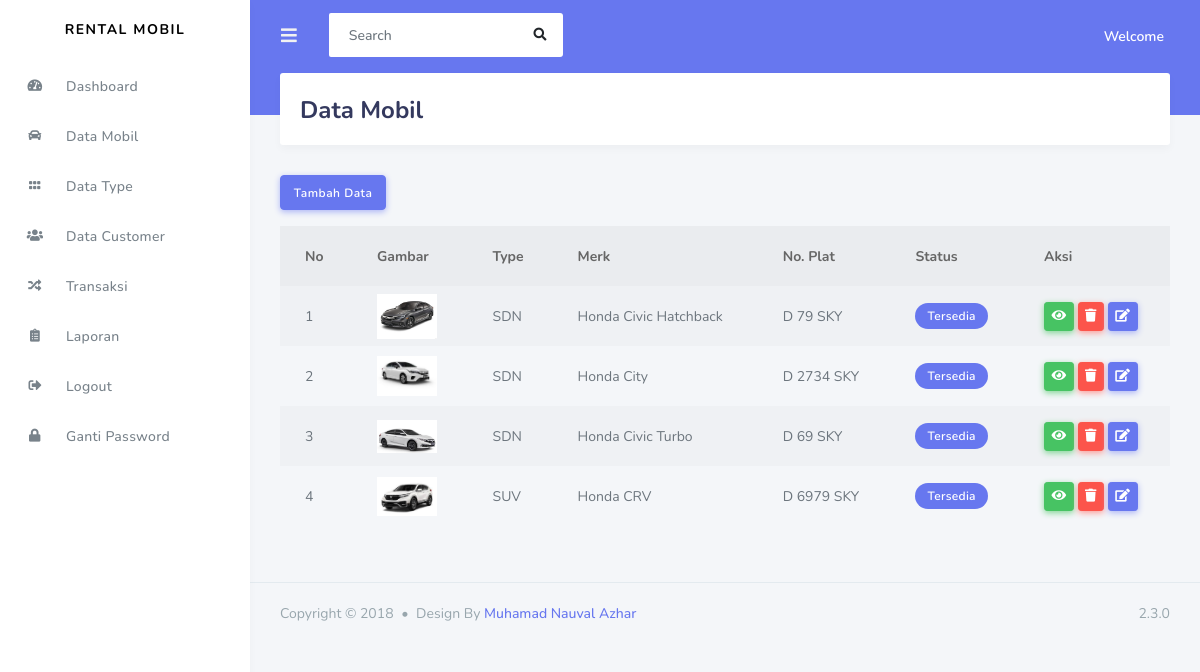
Screenshot of /index.php/admin/data_mobil with the database file from the repository.
### tables this page shows
CREATE TABLE `mobil` (
  `id_mobil` int(11) NOT NULL,
  `kode_type` varchar(120) NOT NULL,
  `merk` varchar(120) NOT NULL,
  `no_plat` varchar(120) NOT NULL,
  `warna` varchar(120) NOT NULL,
  `tahun` int(4) NOT NULL,
  `status` varchar(50) NOT NULL,
  `harga` int(11) NOT NULL,
  `denda` int(11) NOT NULL,
  `ac` int(11) NOT NULL,
  `supir` int(11) NOT NULL,
  `mp3_player` int(11) NOT NULL,
  `central_lock` int(11) NOT NULL,
  `gambar` varchar(300) NOT NULL
);

### application/controllers/admin/data_mobil.php (called while the page is built, shortened)
<?php
class data_mobil extends CI_Controller{
    public function index()
    {
        $data['mobil'] = $this->rental_model->get_data('mobil')->result();
        $data['type'] = $this->rental_model->get_data('type')->result();
        $this->load->view('templates_admin/header');
        $this->load->view('templates_admin/sidebar');
        $this->load->view('admin/data_mobil',$data);
        $this->load->view('templates_admin/footer');
    }
}
?>

### index.php (called while the page is built, shortened)
<?php
require_once BASEPATH.'core/CodeIgniter.php';

### application/models/rental_model.php (called while the page is built, shortened)
<?php
class rental_model extends CI_model
{
    public function get_data($table)
    {
        return $this->db->get($table);
    }
}
?>

### application/views/admin/data_mobil.php (the view, shortened to what this page needs)
<div class="main-content">
    <section class="section">
        <div class="section-header">
            <h1>Data Mobil</h1>
        </div>
        <a href="<?php echo base_url('admin/data_mobil/tambah_mobil') ?>" class="btn btn-primary mb-3">Tambah Data</a>
        <table class="table table-hover table-striped table-borderd">
            <thead>
                <tr>
                    <th>No</th>
                    <th>Gambar</th>
                    <th>Type</th>
                    <th>Merk</th>
                    <th>No. Plat</th>
                    <th>Status</th>
                    <th>Aksi</th>
                </tr>
            </thead>
            <tbody>
                <?php
                    $no=1;
                    foreach($mobil as $mb) : ?>
                    <tr>
                        <td><?php echo $no++ ?></td>
                        <td>
                            <img width="60px" src="<?php echo base_url().'assets/upload/'.$mb->gambar ?>">
                        </td>
                        <td><?php echo $mb->kode_type ?></td>
                        <td><?php echo $mb->merk ?></td>
                        <td><?php echo $mb->no_plat ?></td>
                        <td><?php
                        if ($mb->status == "0"){
                            echo "<span class='badge badge-danger'>Tidak Tersedia</span>";
                        }else {
                            echo "<span class='badge badge-primary'>Tersedia</span>";
                        }
                        ?></td>
                        <td>
                            <a href="<?php echo base_url('admin/data_mobil/detail_mobil/').$mb->id_mobil ?>" class="btn btn-sm btn-success"><i class="fas fa-eye"></i></a>
                            <a href="<?php echo base_url('admin/data_mobil/delete_mobil/').$mb->id_mobil ?>" class="btn btn-sm btn-danger"><i class="fas fa-trash"></i></a>
                            <a href="<?php echo base_url('admin/data_mobil/update_mobil/').$mb->id_mobil ?>" class="btn btn-sm btn-primary"><i class="fas fa-edit"></i></a>
                        </td>
                    </tr>
                <?php endforeach; ?>
            </tbody>
        </table>
    </section>
</div>

### rows the page displays
mobil: gambar (picture), kode_type "SDN", merk "Honda Civic Hatchback", no_plat "D 79 SKY", status "Tersedia"
mobil: gambar (picture), kode_type "SDN", merk "Honda City", no_plat "D 2734 SKY", status "Tersedia"
mobil: gambar (picture), kode_type "SDN", merk "Honda Civic Turbo", no_plat "D 69 SKY", status "Tersedia"
mobil: gambar (picture), kode_type "SUV", merk "Honda CRV", no_plat "D 6979 SKY", status "Tersedia"
